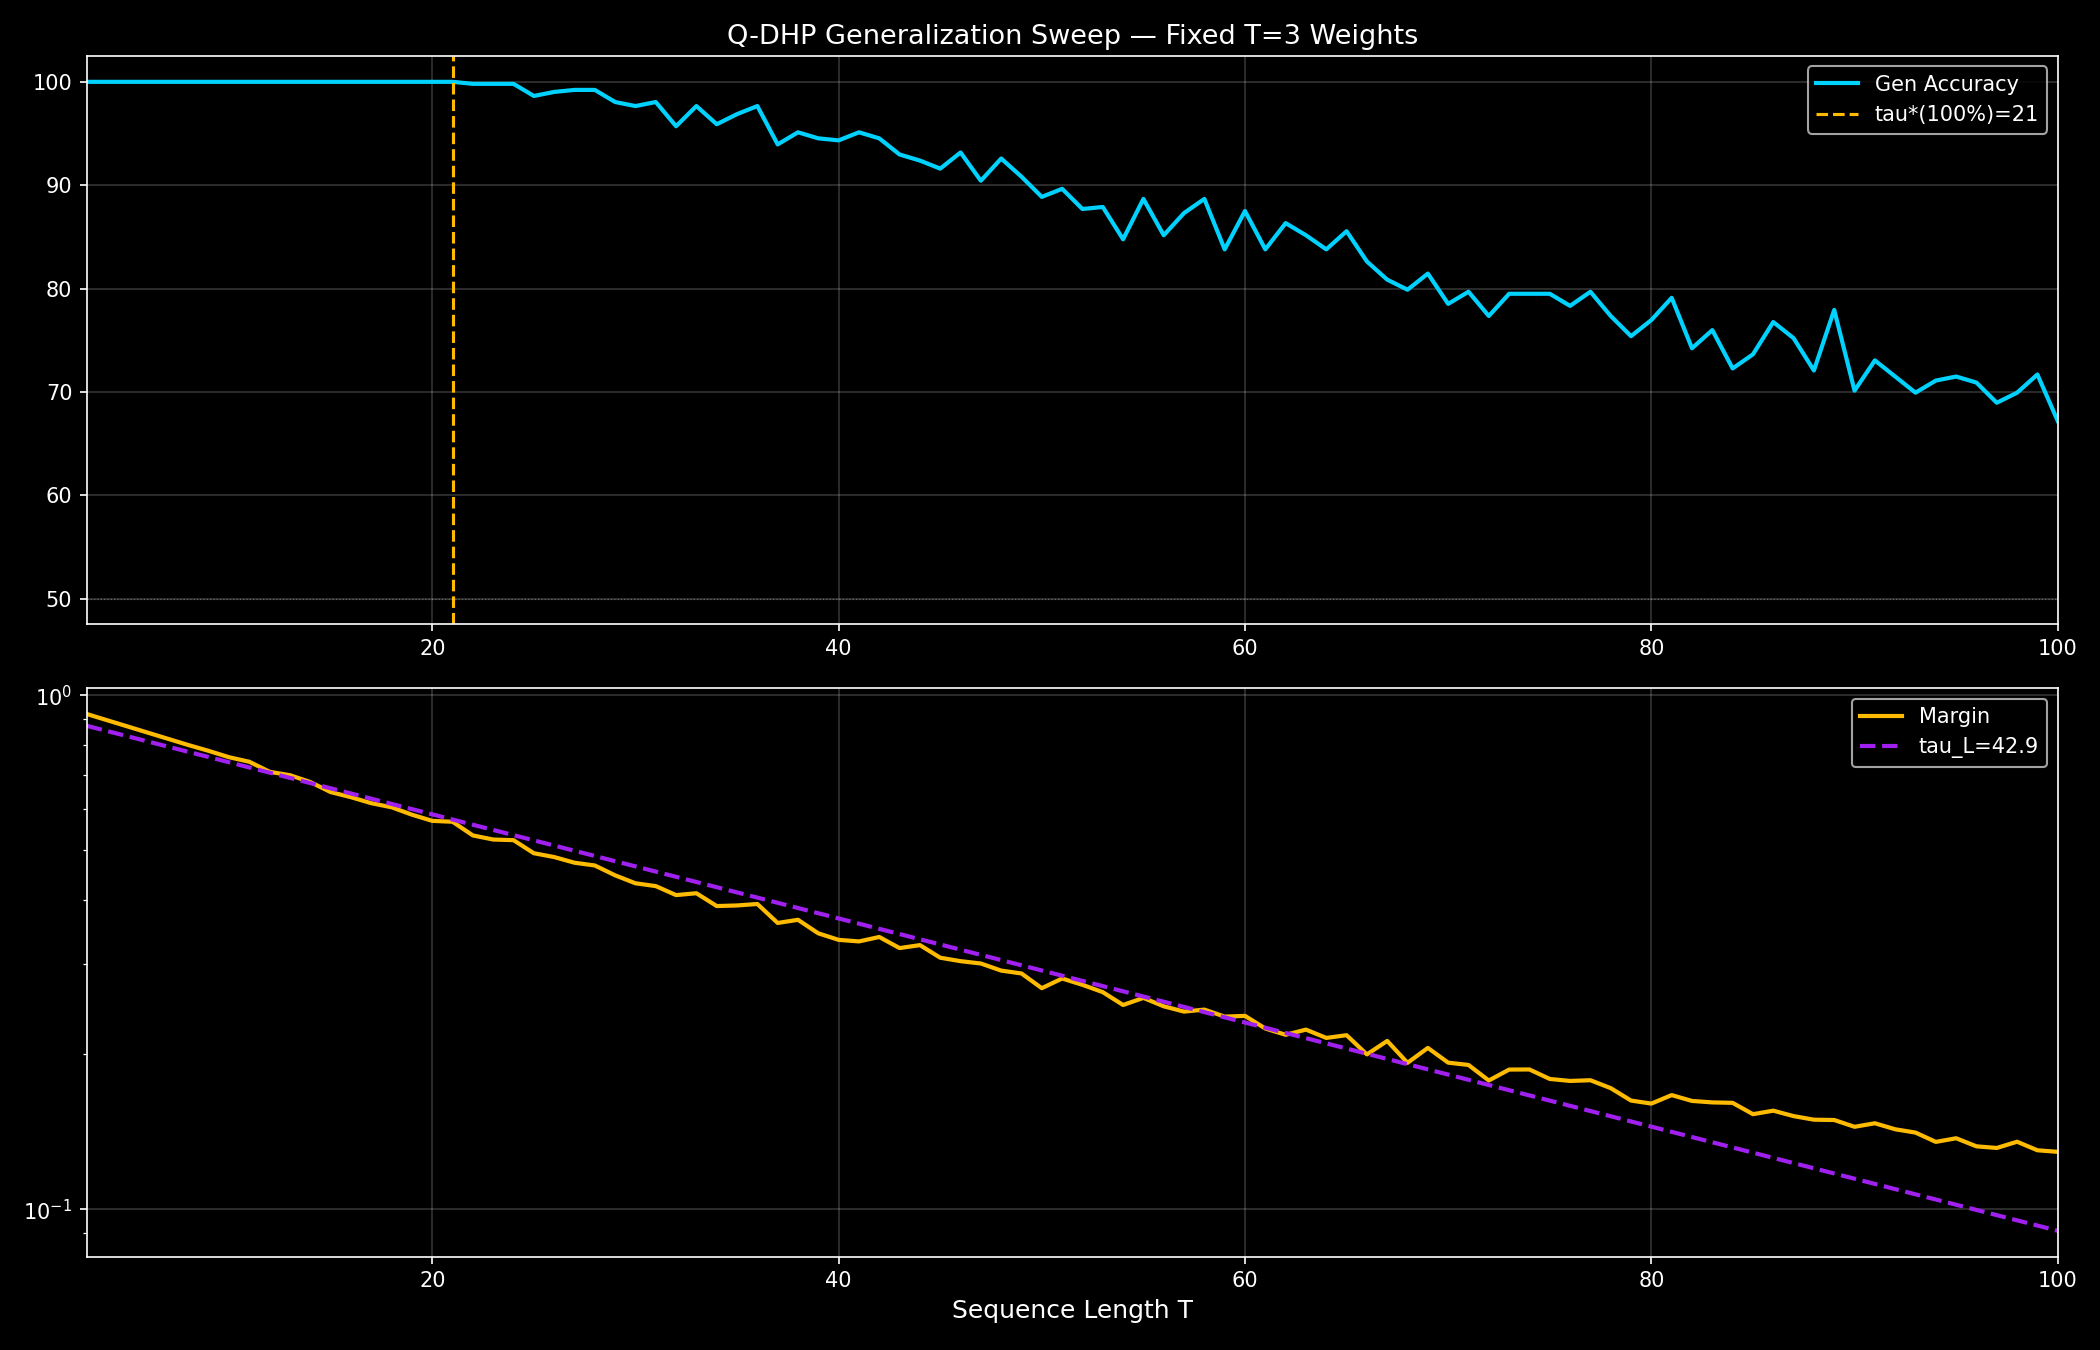

Reproduce this figure in Python.
import numpy as np, matplotlib, json, os
matplotlib.use('Agg')
import matplotlib.pyplot as plt
from scipy.optimize import curve_fit
from scipy.stats import linregress

THETA = np.array([-3.32464574, 2.99365192, 1.87992746, 1.82114601])

def Rx(p): return np.array([[np.cos(p/2),-1j*np.sin(p/2)],[-1j*np.sin(p/2),np.cos(p/2)]],dtype=complex)
def Ry(p): return np.array([[np.cos(p/2),-np.sin(p/2)],[np.sin(p/2),np.cos(p/2)]],dtype=complex)
def Rz(p): return np.array([[np.exp(-1j*p/2),0],[0,np.exp(1j*p/2)]],dtype=complex)

def reset0(rho):
    r=np.zeros_like(rho)
    r[0,0]=rho[0,0]+rho[1,1]; r[0,2]=rho[0,2]+rho[1,3]
    r[2,0]=rho[2,0]+rho[3,1]; r[2,2]=rho[2,2]+rho[3,3]
    return r

CX=np.array([[1,0,0,0],[0,0,0,1],[0,0,1,0],[0,1,0,0]],dtype=complex)
U_ans=(np.kron(Rz(THETA[3]),np.eye(2))@np.kron(np.eye(2),Rz(THETA[2])))@CX@(np.kron(Ry(THETA[1]),np.eye(2))@np.kron(np.eye(2),Ry(THETA[0])))
RX={0:np.kron(np.eye(2,dtype=complex),Rx(0.0)),1:np.kron(np.eye(2,dtype=complex),Rx(np.pi))}

def qrnn(seq):
    rho=np.zeros((4,4),dtype=complex); rho[0,0]=1.0
    for x in seq:
        rho=reset0(rho); rho=RX[x]@rho@RX[x].conj().T; rho=U_ans@rho@U_ans.conj().T
    return (rho[2,2]+rho[3,3]).real

def gen_seqs(T,N=512):
    if T<=8:
        s=[[((i>>j)&1) for j in reversed(range(T))] for i in range(2**T)]
        t=[float(sum(x)%2) for x in s]
        return np.array(s),np.array(t)
    rng=np.random.RandomState(42+T); s,t,c=[],[],{0:0,1:0}
    while len(s)<N:
        x=list(rng.randint(0,2,T)); tgt=int(sum(x)%2)
        if c[tgt]<N//2: s.append(x); t.append(float(tgt)); c[tgt]+=1
    return np.array(s),np.array(t)

def edecay(t,M,tau): return M*np.exp(-t/tau)

print("="*60); print("Q-DHP VALIDATION  T=3..100"); print("="*60)
print(f"{'T':>4}|{'Acc%':>8}|{'Margin':>9}")
Ls=list(range(3,101)); accs=[]; margs=[]
for T in Ls:
    X,y=gen_seqs(T)
    p=np.array([qrnn(list(x.astype(int))) for x in X])
    acc=float(np.mean((p>0.5).astype(int)==y.astype(int))*100)
    mg=float(np.mean(np.abs(p-0.5))*2)
    accs.append(acc); margs.append(mg)
    flag=""
    if T>3 and accs[-2]>=99.9 and acc<99.9: flag=" <-- 100% cliff"
    elif T>3 and accs[-2]>=55.0 and acc<55.0: flag=" <-- ~chance"
    print(f"{T:>4}|{acc:>7.2f}%|{mg:>9.6f}{flag}")

La=np.array(Ls,dtype=float); ma=np.array(margs); aa=np.array(accs)
ts100=next((Ls[i]-1 for i,a in enumerate(accs) if a<99.9),None)
ts55=next((Ls[i] for i,a in enumerate(accs) if a<55.0),None)
valid=ma>0.01; tL_exp=None; M0=None
try:
    po,_=curve_fit(edecay,La[valid],ma[valid],p0=[1.0,30.0],maxfev=5000)
    M0,tL_exp=float(po[0]),float(po[1])
except Exception as e: print(f"fit err:{e}")
tL_ll=None
try:
    sl,ic,_,_,_=linregress(La[valid],np.log(ma[valid]+1e-12))
    if sl<0: tL_ll=float(-1/sl)
except: pass

print("\n"+"="*60+"  RESULTS")
print(f"  tau*(100%) = {ts100}")
print(f"  tau*(55%)  = {ts55}")
if tL_exp: print(f"  tau_L expfit = {tL_exp:.2f}")
if tL_ll:  print(f"  tau_L loglin = {tL_ll:.2f}")
for tsl,tsv in [("100%",ts100),("55%",ts55)]:
    for tll,tlv in [("exp",tL_exp),("ll",tL_ll)]:
        if tsv and tlv:
            r=tsv/tlv; d=abs(r-0.72)
            match=" <<< MATCH 0.72" if d<0.05 else ""
            print(f"  tau*({tsl})/tau_L({tll})={tsv}/{tlv:.1f}={r:.4f} delta={d:.4f}{match}")

os.makedirs("/home/ai/duoneural/aura",exist_ok=True)
with open("/home/ai/duoneural/aura/q_dhp_validate_results.json","w") as f:
    json.dump({"lengths":Ls,"gen_accs":accs,"gen_margins":margs,"tau_star_100":ts100,"tau_star_55":ts55,"tau_L_expfit":tL_exp,"tau_L_loglin":tL_ll},f,indent=2)

plt.style.use('dark_background')
fig,(a1,a2)=plt.subplots(2,1,figsize=(14,9))
a1.plot(Ls,accs,color='#00d2ff',lw=2,label='Gen Accuracy')
if ts100: a1.axvline(ts100,color='#ffbb00',ls='--',lw=1.5,label=f'tau*(100%)={ts100}')
if ts55:  a1.axvline(ts55,color='#ff007f',ls='--',lw=1.5,label=f'tau*(55%)={ts55}')
a1.axhline(50,color='white',lw=0.6,ls=':',alpha=0.3); a1.legend(); a1.grid(alpha=0.2)
a1.set_title('Q-DHP Generalization Sweep — Fixed T=3 Weights',fontsize=13); a1.set_xlim(3,100)
a2.semilogy(Ls,ma+1e-6,color='#ffbb00',lw=2,label='Margin')
if tL_exp:
    tf=np.linspace(3,100,300); a2.semilogy(tf,edecay(tf,M0,tL_exp),color='#a020f0',ls='--',lw=2,label=f'tau_L={tL_exp:.1f}')
if ts55: a2.axvline(ts55,color='#ff007f',ls='--',lw=1.5)
if ts55 and tL_exp:
    r=ts55/tL_exp
    a2.text(0.6,0.15,f'tau*/tau_L={ts55}/{tL_exp:.1f}={r:.3f}',transform=a2.transAxes,fontsize=12,color='#00ff88',bbox=dict(boxstyle='round',fc='#111',alpha=0.7))
a2.legend(); a2.grid(alpha=0.2); a2.set_xlim(3,100)
a2.set_xlabel('Sequence Length T',fontsize=12)
plt.tight_layout()
plt.savefig('/home/ai/duoneural/quantum/q_dhp_validate.png',dpi=150)
print("\nplot -> /home/ai/duoneural/quantum/q_dhp_validate.png")
